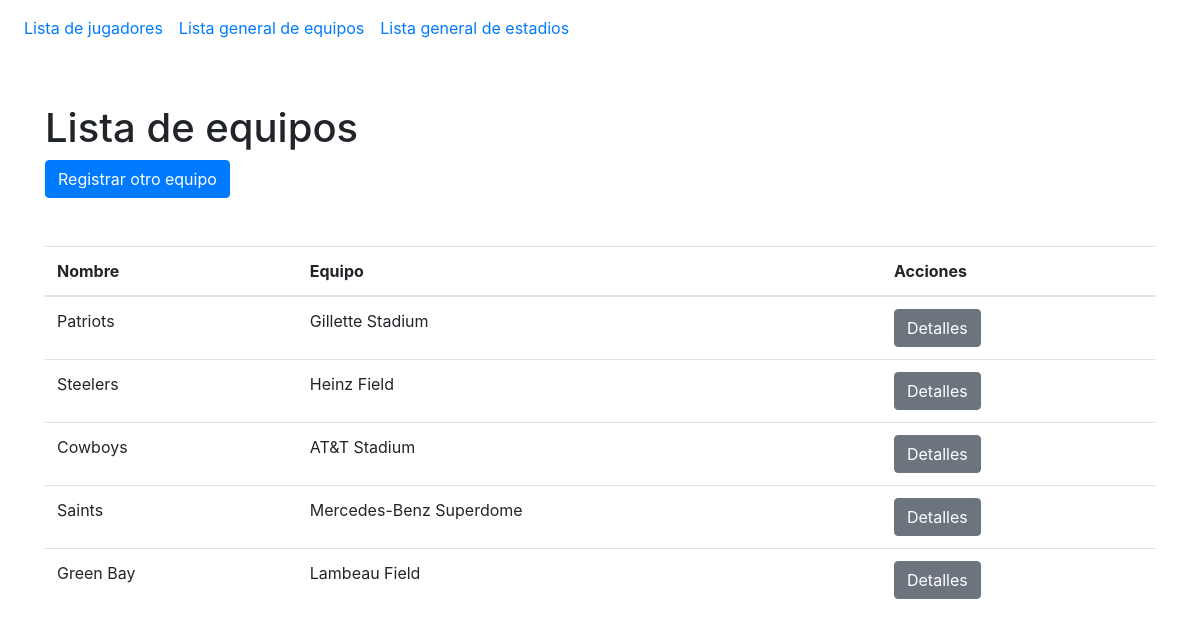
Screenshot of /equipos/ with the database file from the repository.
### aplicacion/models.py (models this page shows, shortened)
class Equipo(models.Model):
    nombre=models.CharField(max_length=100)
    fundacion=models.IntegerField()
    estadio=models.CharField(max_length=100)

### aplicacion/views.py (the view)
# urls.py: path('equipos/', views.equipos, name='equipos'),
def equipos(request):
    lista=Equipo.objects.all()
    queryset={
        'equipos':lista
    }
    return render(request, 'equipos.html', queryset)

### aplicacion/templates/equipos.html (shortened to what this page needs)
{% extends 'index.html' %}
{% block contenido %}
    <h1>Lista de equipos</h1>
    <a class="btn btn-primary" href="{% url 'registrarEquipo' %}">Registrar otro equipo</a>
    <table class="table mt-5">
        <thead>
            <tr>
                <th>Nombre</th>
                <th>Equipo</th>
                <th>Acciones</th>
            </tr>
        </thead>
        <tbody>
            {% for equipo in equipos %}
            <tr>
                <td>{{equipo.nombre}}</td>
                <td>{{equipo.estadio}}</td>
                <td><a class="btn btn-secondary" href="{% url 'equipoDetalle' equipo.id %}">Detalles</a></td>
            </tr>
            {% endfor %}
        </tbody>
    </table>
{% endblock contenido %}

### rows the page displays
Equipo: nombre "Patriots", estadio "Gillette Stadium"
Equipo: nombre "Steelers", estadio "Heinz Field"
Equipo: nombre "Cowboys", estadio "AT&T Stadium"
Equipo: nombre "Saints", estadio "Mercedes-Benz Superdome"
Equipo: nombre "Green Bay", estadio "Lambeau Field"
